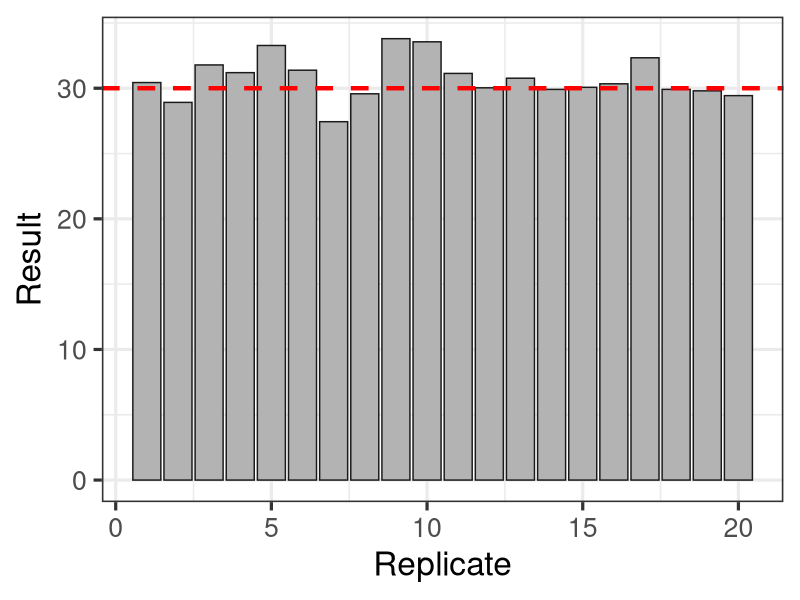
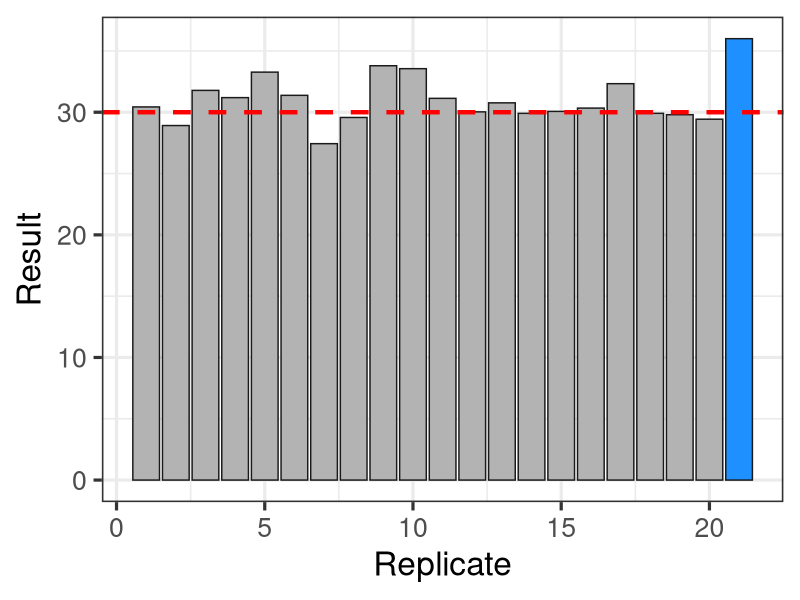
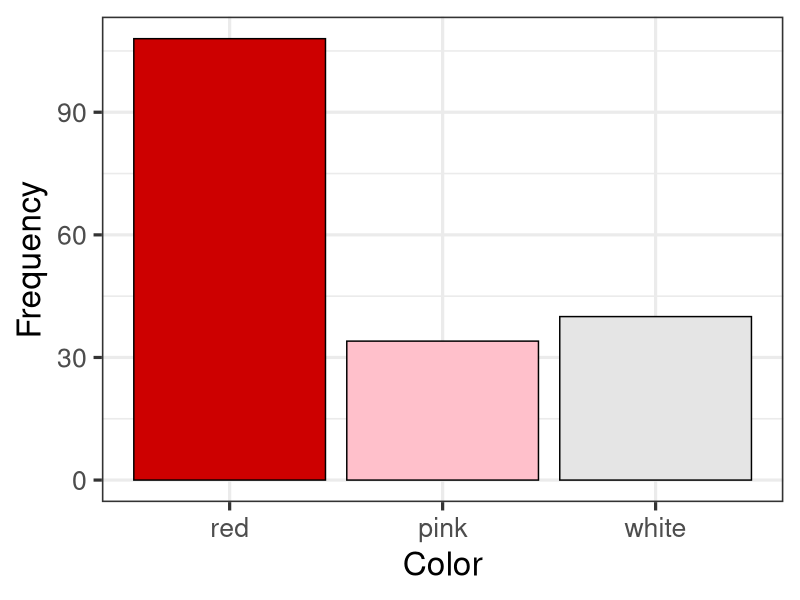
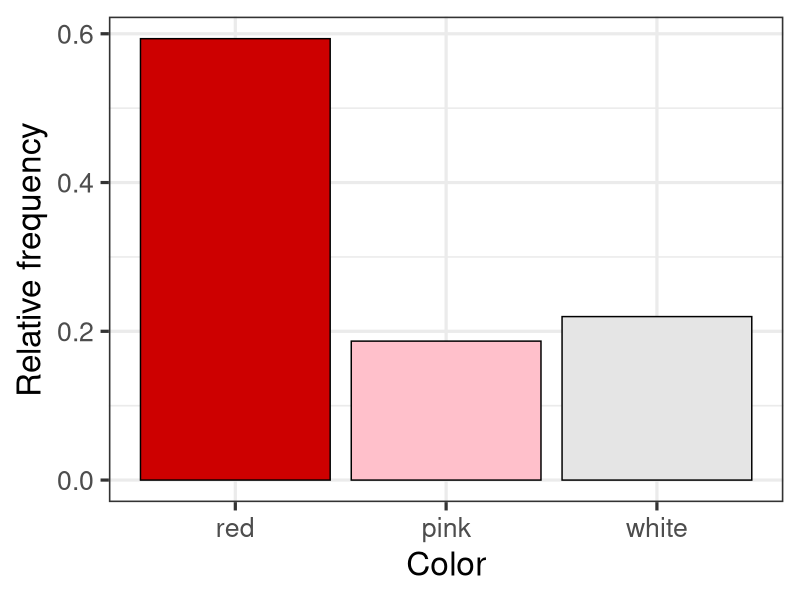
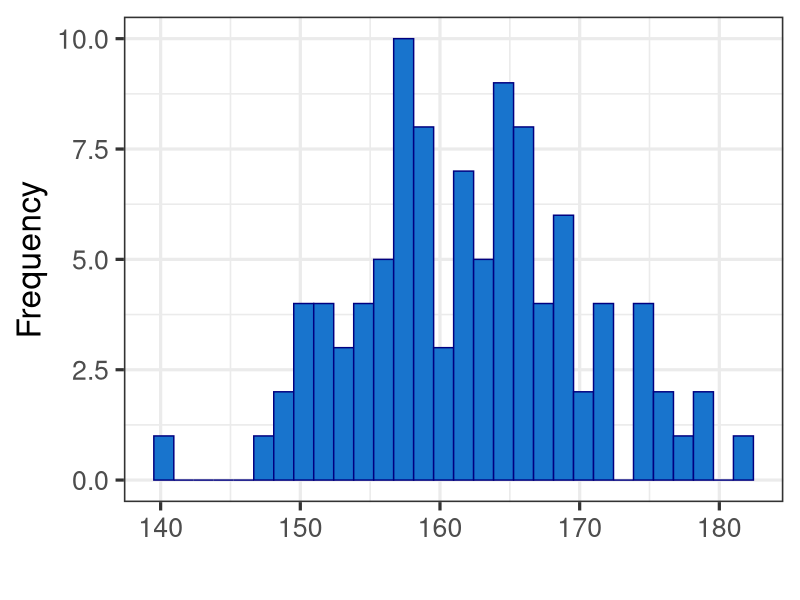
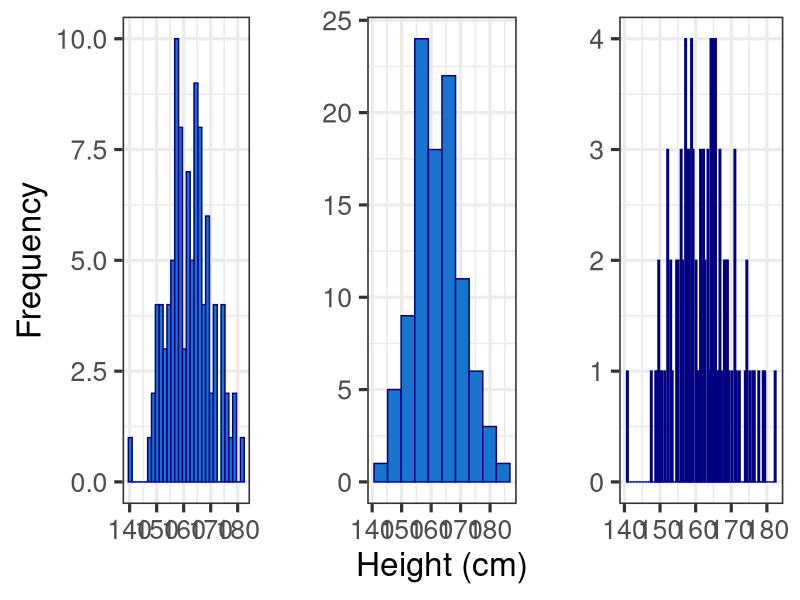
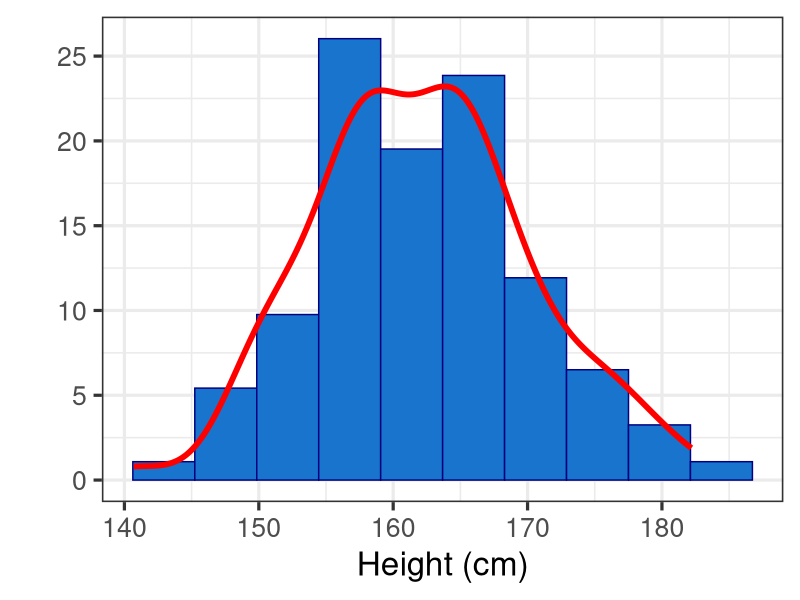
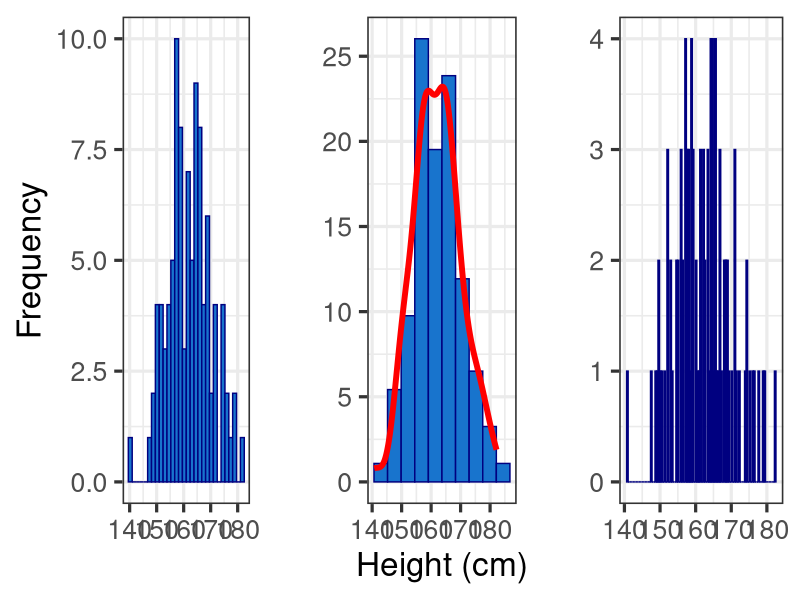

Reproduce these figures in R, in order. (Note: this script raises an error after producing the figures.)
# Lecture 01 code - Intro, sampling, and summary statistics
library(tidyverse)

# set working directory
setwd(glue::glue("{dirname(rstudioapi::getActiveDocumentContext()$path)}/figures"))

set.seed(4)
random <- data.frame(x = seq(1:20), y = rnorm(20, mean = 30, sd = 2)) 

# showing random variation
random %>%
    ggplot2::ggplot(.) +
    ggplot2::aes(x = x, y = y) +
    ggplot2::geom_bar(stat = "identity", fill = "grey70", color = "grey10") +
    ggplot2::theme_bw(24) +
    ggplot2::labs(x = "Replicate", y = "Result") +
    ggplot2::geom_hline(yintercept = 30, color = "red", linetype = 2, size = 1.5)
ggsave("random_variation.png", height = 4, width = 7)

random %>%
    dplyr::bind_rows(data.frame(x = 21, y = 36)) %>%
    dplyr::mutate(col = ifelse(x < 21, "ns", "sig")) %>%
    ggplot2::ggplot(.) +
    ggplot2::aes(x = x, y = y, fill = col) +
    ggplot2::scale_fill_manual(values = c("ns" = "grey70", "sig" = "dodgerblue")) +
    ggplot2::geom_bar(stat = "identity", color = "grey10") +
    ggplot2::theme_bw(24) +
    ggplot2::theme(legend.position = "none")+
    ggplot2::labs(x = "Replicate", y = "Result") +
    ggplot2::geom_hline(yintercept = 30, color = "red", linetype = 2, size = 1.5)
ggsave("random_variation2.png", height = 4, width = 7)

## Visualizing frequency distributions

## Categorical distributions - bar plot
poinsettias <- data.frame(color = c("red", "pink", "white"),
                          frequency = c(108, 34, 40)) %>%
    dplyr::mutate(total = sum(frequency)) %>%
    dplyr::mutate(relative_frequency = frequency / total) %>%
    dplyr::mutate(percent_frequency = relative_frequency * 100)

# check that relative frequency adds to 1
sum(poinsettias$relative_frequency)
sum(poinsettias$percent_frequency)

# plot as bar chart
poinsettias %>%
    ggplot2::ggplot(.) +
    ggplot2::aes(x = factor(color, levels = c("red", "pink", "white")), 
                 y = frequency,
                 fill = color) +
    ggplot2::geom_bar(stat = "identity", color = "black") +
    ggplot2::theme_bw(24) +
    ggplot2::labs(x = "Color", y = "Frequency") +
    ggplot2::scale_fill_manual(values = c("red" = "red3", "pink" = "pink", "white" = "grey90")) +
    ggplot2::theme(legend.position = "none")

# save
ggsave("poinsettas_frequency.png", height = 5, width = 5)

# plot as relative frequency bar chart
poinsettias %>%
    ggplot2::ggplot(.) +
    ggplot2::aes(x = factor(color, levels = c("red", "pink", "white")), 
                 y = relative_frequency,
                 fill = color) +
    ggplot2::geom_bar(stat = "identity", color = "black") +
    ggplot2::theme_bw(24) +
    ggplot2::labs(x = "Color", y = "Relative frequency") +
    ggplot2::scale_fill_manual(values = c("red" = "red3", "pink" = "pink", "white" = "grey90")) +
    ggplot2::theme(legend.position = "none")

# save
ggsave("poinsettas_relative_frequency.png", height = 5, width = 5)

## Numeric distributions - histogram
# create data for human height
set.seed(30)
height_df <- data.frame(person = seq(1,100,1),
                     height = rnorm(100, mean = 162.7, sd = 7.5))

# plot histogram of height
p1 <- height_df %>%
    ggplot2::ggplot(.) +
    ggplot2::aes(x = height) +
    ggplot2::geom_histogram(fill = "dodgerblue3", color = "navy") +
    ggplot2::theme_bw(24) +
    ggplot2::labs(x = "", y = "Frequency")
p1
ggsave(p1, filename = "height_distribution.png", height = 5, width = 7)

# plot with different bin sizes
p2 <- height_df %>%
    ggplot2::ggplot(.) +
    ggplot2::aes(x = height) +
    ggplot2::geom_histogram(fill = "dodgerblue3", color = "navy", bins = 10) +
    ggplot2::theme_bw(24) +
    ggplot2::labs(x = "Height (cm)", y = "")

p3 <- height_df %>%
    ggplot2::ggplot(.) +
    ggplot2::aes(x = height) +
    ggplot2::geom_histogram(fill = "dodgerblue3", color = "navy", bins = 100) +
    ggplot2::theme_bw(24) +
    ggplot2::labs(x = "", y = "")
cowplot::plot_grid(p1, p2, p3, rows = 1, cols = 3)
ggsave("height_distribution2.png", height = 5, width = 12)

# add density curve to p2
p4 <- height_df %>%
    ggplot2::ggplot(.) +
    ggplot2::aes(x = height) +
    ggplot2::geom_histogram(fill = "dodgerblue3", color = "navy", bins = 10,
                            aes(y = ..density..)) +
    ggplot2::theme_bw(24) +
    ggplot2::labs(x = "Height (cm)", y = "") +
    ggplot2::geom_density(col = "red", size = 2) +
    ggplot2::scale_y_continuous(labels = c(0,5,10,15,20,25))
p4
cowplot::plot_grid(p1, p4, p3, rows = 1, cols = 3)
ggsave("height_distribution3.png", height = 5, width = 12)

# boxplots for height
height_df %>%
    ggplot2::ggplot(.) +
    ggplot2::aes(x = "Height", y = height) +
    ggplot2::geom_boxplot() +
    ggplot2::theme_bw(24) +
    ggplot2::labs(x = "", y = "Height (cm)") +
    ggplot2::theme(axis.text.x = element_blank(),
                   axis.title.x = element_blank(),
                   axis.ticks.x = element_blank())
ggsave("boxplot_height1.png", height = 5, width = 5)

# add points too
height_df %>%
    ggplot2::ggplot(.) +
    ggplot2::aes(x = "Height", y = height) +
    ggplot2::geom_boxplot(outlier.color = NA) +
    ggplot2::geom_jitter(width = 0.2)+ 
    ggplot2::theme_bw(24) +
    ggplot2::labs(x = "", y = "Height (cm)") +
    ggplot2::theme(axis.text.x = element_blank(),
                   axis.title.x = element_blank(),
                   axis.ticks.x = element_blank())
ggsave("boxplot_height2.png", height = 5, width = 5)


# plot mean and median
height_df %>%
    ggplot2::ggplot(.) +
    ggplot2::aes(x = height) +
    ggplot2::geom_histogram(fill = "dodgerblue3", color = "navy", bins = 10) +
    ggplot2::theme_bw(24) +
    ggplot2::labs(x = "Height (cm)", y = "Frequency") +
    ggplot2::geom_vline(aes(xintercept = mean(height, na.rm = T)), color = "red", size = 2) +
    ggplot2::geom_vline(aes(xintercept = median(height, na.rm = T)), color = "skyblue", size = 2)

#### Calcualte variance and sd
group1 <- c(-10, 0, 10, 20, 30)
mean(group1)
group2 <- c(8,9,10,11,12)
mean(group2)


# plot 1 standard deviation away from the mean
avg <- mean(df$height)
sdt <- sd(df$height)
df %>%
    ggplot2::ggplot(.) +
    ggplot2::aes(x = height) +
    ggplot2::geom_histogram(fill = "dodgerblue3", color = "navy", bins = 10) +
    ggplot2::theme_bw(24) +
    ggplot2::labs(x = "Height (cm)", y = "Frequency") +
    ggplot2::geom_vline(xintercept = avg, color = "red", size = 2) +
    ggplot2::geom_vline(xintercept = c(mean + sdt, mean - sdt), color = "cyan2", size = 2) +
    ggplot2::geom_vline(xintercept = c(mean + 2*sdt, mean - 2*sdt), color = "grey", size = 2, linetype = 2)
ggsave("standard_deviation1.png", height = 5, width = 10)


# linear transformation

set.seed(21)
mg <- data.frame(mg = rnorm(100, mean = 250, sd = 20))

p1 <- mg %>%
    ggplot2::ggplot(.) +
    ggplot2::aes(x = mg) +
    ggplot2::geom_histogram(fill = "dodgerblue3", color = "navy", bins = 10) +
    ggplot2::theme_bw(24) +
    ggplot2::labs(x = "Mass (mg)", y = "Frequency")

p2 <- mg %>%
    dplyr::mutate(grams = mg / 1000) %>%
    ggplot2::ggplot(.) +
    ggplot2::aes(x = grams) +
    ggplot2::geom_histogram(fill = "dodgerblue3", color = "navy", bins = 10) +
    ggplot2::theme_bw(24) +
    ggplot2::labs(x = "Mass (g)", y = "Frequency")
cowplot::plot_grid(p1, p2, nrow = 1)
ggsave("linear_transformation.png", height = 4, width = 12)

p2 <- mg %>%
    dplyr::mutate(new = mg + 50) %>%
    ggplot2::ggplot(.) +
    ggplot2::aes(x = new) +
    ggplot2::geom_histogram(fill = "dodgerblue3", color = "navy", bins = 10) +
    ggplot2::theme_bw(24) +
    ggplot2::labs(x = "Adjusted mass (g)", y = "Frequency")
cowplot::plot_grid(p1, p2, nrow = 1)
ggsave("linear_transformation2.png", height = 4, width = 12)

# non linear transformation

p1 <- mg %>%
    dplyr::mutate(new = 1/(mg),
                  new2 = log(new)) %>%
    ggplot2::ggplot(.) +
    ggplot2::aes(x = new) +
    ggplot2::geom_histogram(fill = "pink", color = "grey20", bins = 10) +
    ggplot2::theme_bw(24) +
    ggplot2::labs(x = "Value", y = "Frequency")


p2 <- mg %>%
    dplyr::mutate(new = 1/(mg),
                  new2 = log(new)) %>%
    ggplot2::ggplot(.) +
    ggplot2::aes(x = new2) +
    ggplot2::geom_histogram(fill = "pink", color = "grey20", bins = 10) +
    ggplot2::theme_bw(24) +
    ggplot2::labs(x = "log(Value)", y = "Frequency")

cowplot::plot_grid(p1, p2, nrow = 1)
ggsave("log_transformation.png", height = 4, width = 12)
